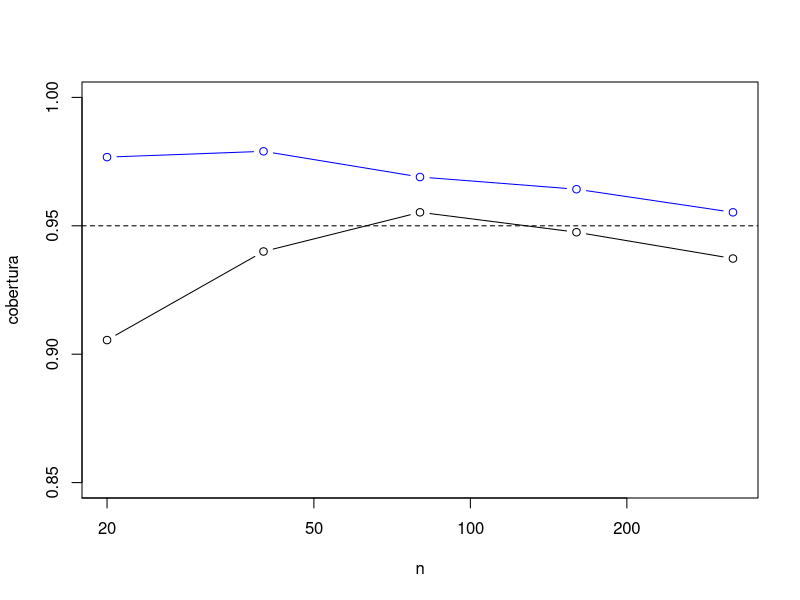

This chart was generated by the following R code:
# Programa 3: cuándo falla el asintótico y cuántos datos hacen falta
# Del artículo «Intervalos de confianza en R — práctica con la cobertura simulada, las dos fincas y cuándo falla el asintótico»
# https://sergiolearns.com/intervalos-de-confianza-practica/

set.seed(17)
p <- 0.115; tamanos <- c(20, 40, 80, 160, 320)
cob <- sapply(tamanos, function(n) {
  r <- replicate(4000, {
    x  <- rbinom(1, n, p); ph <- x / n                          # rechazados en n racimos
    w  <- ph + c(-1, 1) * qnorm(0.975) * sqrt(ph * (1 - ph) / n) # Wald
    pt <- suppressWarnings(prop.test(x, n)$conf.int)            # Wilson con corrección
    c(wald = w[1] <= p & p <= w[2], prop_test = pt[1] <= p & p <= pt[2])
  })
  rowMeans(r)
})
colnames(cob) <- tamanos
round(cob, 3)
plot(tamanos, cob["wald", ], type = "b", log = "x", ylim = c(0.85, 1),
     xlab = "n", ylab = "cobertura")
lines(tamanos, cob["prop_test", ], type = "b", col = "blue")
abline(h = 0.95, lty = 2)

# Tamaños muestrales (siempre hacia arriba)
n_media <- function(sigma, delta, nivel = 0.95) ceiling((qnorm(1 - (1 - nivel) / 2) * sigma / delta)^2)
n_prop  <- function(delta, p = 0.5, nivel = 0.95) ceiling((qnorm(1 - (1 - nivel) / 2) / delta)^2 * p * (1 - p))
c(media_1kg = n_media(4, 1), media_05kg = n_media(4, 0.5),
  prop_peor = n_prop(0.03), prop_piloto = n_prop(0.03, 0.115))

# ¿Y si sigma no se conoce? Margen real de 4000 muestras de 62 racimos con S y t
set.seed(18)
margen_s <- replicate(4000, { x <- rnorm(62, 38, 4); qt(0.975, 61) * sd(x) / sqrt(62) })
round(c(media = mean(margen_s), prop_menor_1 = mean(margen_s <= 1)), 3)
